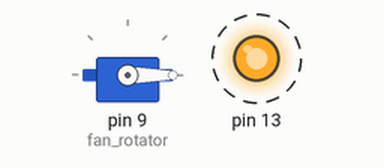
A sketch run on a simulated Arduino Mega 2560, built with avr-gcc and run on an emulated ATmega2560. On the bench: servo, output pins drawn as LEDs (lit = HIGH). Dashed ring = blinking.

Above: at 0.05 s.
At 2.5 s:
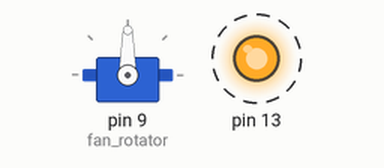
At 4.95 s:
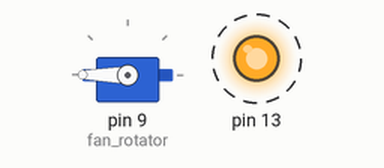
Timing chart, 0 to 7.8 s (numbered marks = the images above):
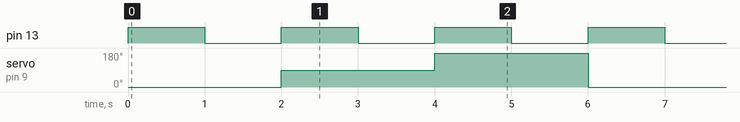

Measured:
- by itself, pin 13: alternates HIGH for 1.0 s and LOW for 1.0 s
- by itself, servo on pin 9 (fan_rotator): repeats every 6.0 s: 180° 2.0 s, 0° 2.0 s, 90° 2.0 s

The sketch:

ir2angle.ino
```cpp
#include <math.h>

enum SIDE {left, right};

int front_mm;
int rear_mm;
double thetad;
int thetai;
int deg;
int dist;

int rad2deg(double rad){
  deg = (int)(rad * 57296 / 1000);
  return deg;
}

void adjust_readings(){
  //add the distance of each sensor to the centreline
  front_mm += 35;
  rear_mm += 75;
}

int dist2centre(int front_mm, int rear_mm){
  //take weighted average
  //numbers are distances in tenths of mm to avoid type casting
  dist = (front_mm * 5715 + rear_mm * 8255)/(5715 + 8255);
  return dist;
}

int angle(int front_mm, int rear_mm, enum SIDE side){
  //use arctan.
  if (side == 1) {
    thetad = atan(((front_mm - rear_mm)* 10)/1397);
  } else {
    thetad = atan(((front_mm - rear_mm)* 10)/1397);
    thetad *= -1;
  }
  thetai = rad2deg(thetad);
  return thetai;
}
```

servo_calibration.ino
```cpp
#include <Servo.h>

//Initialise variables
Servo fan_rotator;
int pos = 0;

void setup()
{
  pinMode(13, OUTPUT);
  fan_rotator.attach(9);
}


//Rotate servo to three positions
void loop()
{
  fan_rotator.write(pos);
  pos = (pos + 90) % 270;

  //This bit left over from the default arduino code
  digitalWrite(13, HIGH);
  delay(1000); // Wait for 1000 millisecond(s)
  digitalWrite(13, LOW);
  delay(1000); // Wait for 1000 millisecond(s)
}
```
